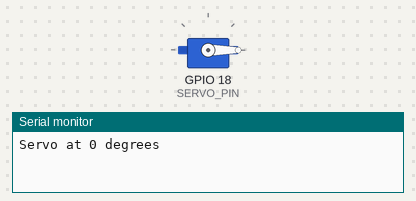
The sketch below on a simulated ESP32. On the bench: servo, the last lines printed to the serial monitor.

Above: at 0.05 s.
At 3.0 s:
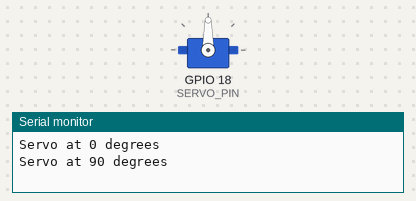
At 6.0 s:
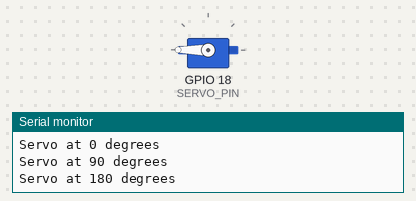
Timing chart, 0 to 7.8 s (numbered marks = the images above):
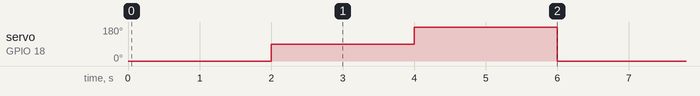

Measured:
- by itself, servo on GPIO 18 (SERVO_PIN): repeats every 6.0 s: 180° 2.0 s, 0° 2.0 s, 90° 2.0 s

The sketch:

Servo_SG90_Test.ino
```cpp
/*
สายสีน้ำตาล -> GND
สายสีแดง -> 5V
สายสีส้ม -> data
*/

#include <ESP32Servo.h>

#define SERVO_PIN 18  // เปลี่ยนเป็น GPIO ที่รองรับ PWM

Servo myServo;

void setup() {
  Serial.begin(115200);
  myServo.attach(SERVO_PIN);
}

void loop() {
  myServo.write(0);
  Serial.println("Servo at 0 degrees");
  delay(2000);

  myServo.write(90);
  Serial.println("Servo at 90 degrees");
  delay(2000);

  myServo.write(180);
  Serial.println("Servo at 180 degrees");
  delay(2000);
}
```
